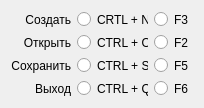
<?xml version="1.0" encoding="UTF-8"?>
<ui version="4.0">
 <class>buttonChange</class>
 <widget class="QWidget" name="buttonChange">
  <property name="geometry">
   <rect>
    <x>0</x>
    <y>0</y>
    <width>204</width>
    <height>108</height>
   </rect>
  </property>
  <property name="sizePolicy">
   <sizepolicy hsizetype="Minimum" vsizetype="Minimum">
    <horstretch>0</horstretch>
    <verstretch>0</verstretch>
   </sizepolicy>
  </property>
  <property name="minimumSize">
   <size>
    <width>204</width>
    <height>108</height>
   </size>
  </property>
  <property name="maximumSize">
   <size>
    <width>204</width>
    <height>108</height>
   </size>
  </property>
  <property name="windowTitle">
   <string>Form</string>
  </property>
  <layout class="QHBoxLayout" name="horizontalLayout">
   <item>
    <layout class="QHBoxLayout" name="horizontalLayout_2">
     <item>
      <layout class="QVBoxLayout" name="verticalLayout_3">
       <item>
        <widget class="QLabel" name="labelCreate">
         <property name="layoutDirection">
          <enum>Qt::RightToLeft</enum>
         </property>
         <property name="text">
          <string>Создать</string>
         </property>
         <property name="alignment">
          <set>Qt::AlignRight|Qt::AlignTrailing|Qt::AlignVCenter</set>
         </property>
         <property name="wordWrap">
          <bool>true</bool>
         </property>
        </widget>
       </item>
       <item>
        <widget class="QLabel" name="labelOpen">
         <property name="layoutDirection">
          <enum>Qt::RightToLeft</enum>
         </property>
         <property name="text">
          <string>Открыть</string>
         </property>
         <property name="alignment">
          <set>Qt::AlignRight|Qt::AlignTrailing|Qt::AlignVCenter</set>
         </property>
         <property name="wordWrap">
          <bool>true</bool>
         </property>
        </widget>
       </item>
       <item>
        <widget class="QLabel" name="labelSave">
         <property name="layoutDirection">
          <enum>Qt::RightToLeft</enum>
         </property>
         <property name="text">
          <string>Сохранить</string>
         </property>
         <property name="alignment">
          <set>Qt::AlignRight|Qt::AlignTrailing|Qt::AlignVCenter</set>
         </property>
         <property name="wordWrap">
          <bool>true</bool>
         </property>
        </widget>
       </item>
       <item>
        <widget class="QLabel" name="labelQuit">
         <property name="layoutDirection">
          <enum>Qt::RightToLeft</enum>
         </property>
         <property name="text">
          <string>Выход</string>
         </property>
         <property name="alignment">
          <set>Qt::AlignRight|Qt::AlignTrailing|Qt::AlignVCenter</set>
         </property>
         <property name="wordWrap">
          <bool>true</bool>
         </property>
        </widget>
       </item>
      </layout>
     </item>
     <item>
      <layout class="QVBoxLayout" name="verticalLayout_2">
       <item>
        <widget class="QRadioButton" name="radioButton_ctrl_n">
         <property name="sizePolicy">
          <sizepolicy hsizetype="Minimum" vsizetype="Minimum">
           <horstretch>7</horstretch>
           <verstretch>0</verstretch>
          </sizepolicy>
         </property>
         <property name="layoutDirection">
          <enum>Qt::LeftToRight</enum>
         </property>
         <property name="autoFillBackground">
          <bool>false</bool>
         </property>
         <property name="text">
          <string>CRTL + N</string>
         </property>
         <attribute name="buttonGroup">
          <string notr="true">buttonGroup_create</string>
         </attribute>
        </widget>
       </item>
       <item>
        <widget class="QRadioButton" name="radioButton_ctrl_o">
         <property name="sizePolicy">
          <sizepolicy hsizetype="Minimum" vsizetype="Minimum">
           <horstretch>7</horstretch>
           <verstretch>0</verstretch>
          </sizepolicy>
         </property>
         <property name="layoutDirection">
          <enum>Qt::LeftToRight</enum>
         </property>
         <property name="autoFillBackground">
          <bool>false</bool>
         </property>
         <property name="text">
          <string>CTRL + O</string>
         </property>
         <attribute name="buttonGroup">
          <string notr="true">buttonGroup_open</string>
         </attribute>
        </widget>
       </item>
       <item>
        <widget class="QRadioButton" name="radioButton_ctrl_s">
         <property name="sizePolicy">
          <sizepolicy hsizetype="Minimum" vsizetype="Minimum">
           <horstretch>7</horstretch>
           <verstretch>0</verstretch>
          </sizepolicy>
         </property>
         <property name="layoutDirection">
          <enum>Qt::LeftToRight</enum>
         </property>
         <property name="autoFillBackground">
          <bool>false</bool>
         </property>
         <property name="text">
          <string>CTRL + S</string>
         </property>
         <attribute name="buttonGroup">
          <string notr="true">buttonGroup_save</string>
         </attribute>
        </widget>
       </item>
       <item>
        <widget class="QRadioButton" name="radioButton_ctrl_q">
         <property name="sizePolicy">
          <sizepolicy hsizetype="Minimum" vsizetype="Minimum">
           <horstretch>7</horstretch>
           <verstretch>0</verstretch>
          </sizepolicy>
         </property>
         <property name="layoutDirection">
          <enum>Qt::LeftToRight</enum>
         </property>
         <property name="autoFillBackground">
          <bool>false</bool>
         </property>
         <property name="text">
          <string>CTRL + Q</string>
         </property>
         <attribute name="buttonGroup">
          <string notr="true">buttonGroup_quit</string>
         </attribute>
        </widget>
       </item>
      </layout>
     </item>
     <item>
      <layout class="QVBoxLayout" name="verticalLayout">
       <item>
        <widget class="QRadioButton" name="radioButton_f3">
         <property name="sizePolicy">
          <sizepolicy hsizetype="Minimum" vsizetype="Minimum">
           <horstretch>7</horstretch>
           <verstretch>0</verstretch>
          </sizepolicy>
         </property>
         <property name="layoutDirection">
          <enum>Qt::LeftToRight</enum>
         </property>
         <property name="autoFillBackground">
          <bool>false</bool>
         </property>
         <property name="text">
          <string>F3</string>
         </property>
         <attribute name="buttonGroup">
          <string notr="true">buttonGroup_create</string>
         </attribute>
        </widget>
       </item>
       <item>
        <widget class="QRadioButton" name="radioButton_f2">
         <property name="sizePolicy">
          <sizepolicy hsizetype="Minimum" vsizetype="Minimum">
           <horstretch>7</horstretch>
           <verstretch>0</verstretch>
          </sizepolicy>
         </property>
         <property name="layoutDirection">
          <enum>Qt::LeftToRight</enum>
         </property>
         <property name="autoFillBackground">
          <bool>false</bool>
         </property>
         <property name="text">
          <string>F2</string>
         </property>
         <attribute name="buttonGroup">
          <string notr="true">buttonGroup_open</string>
         </attribute>
        </widget>
       </item>
       <item>
        <widget class="QRadioButton" name="radioButton_f6">
         <property name="sizePolicy">
          <sizepolicy hsizetype="Minimum" vsizetype="Minimum">
           <horstretch>7</horstretch>
           <verstretch>0</verstretch>
          </sizepolicy>
         </property>
         <property name="layoutDirection">
          <enum>Qt::LeftToRight</enum>
         </property>
         <property name="autoFillBackground">
          <bool>false</bool>
         </property>
         <property name="text">
          <string>F5</string>
         </property>
         <attribute name="buttonGroup">
          <string notr="true">buttonGroup_save</string>
         </attribute>
        </widget>
       </item>
       <item>
        <widget class="QRadioButton" name="radioButton_f12">
         <property name="sizePolicy">
          <sizepolicy hsizetype="Minimum" vsizetype="Minimum">
           <horstretch>7</horstretch>
           <verstretch>0</verstretch>
          </sizepolicy>
         </property>
         <property name="layoutDirection">
          <enum>Qt::LeftToRight</enum>
         </property>
         <property name="autoFillBackground">
          <bool>false</bool>
         </property>
         <property name="text">
          <string>F6</string>
         </property>
         <attribute name="buttonGroup">
          <string notr="true">buttonGroup_quit</string>
         </attribute>
        </widget>
       </item>
      </layout>
     </item>
    </layout>
   </item>
  </layout>
 </widget>
 <resources/>
 <connections/>
 <buttongroups>
  <buttongroup name="buttonGroup_quit"/>
  <buttongroup name="buttonGroup_save"/>
  <buttongroup name="buttonGroup_create"/>
  <buttongroup name="buttonGroup_open"/>
 </buttongroups>
</ui>
